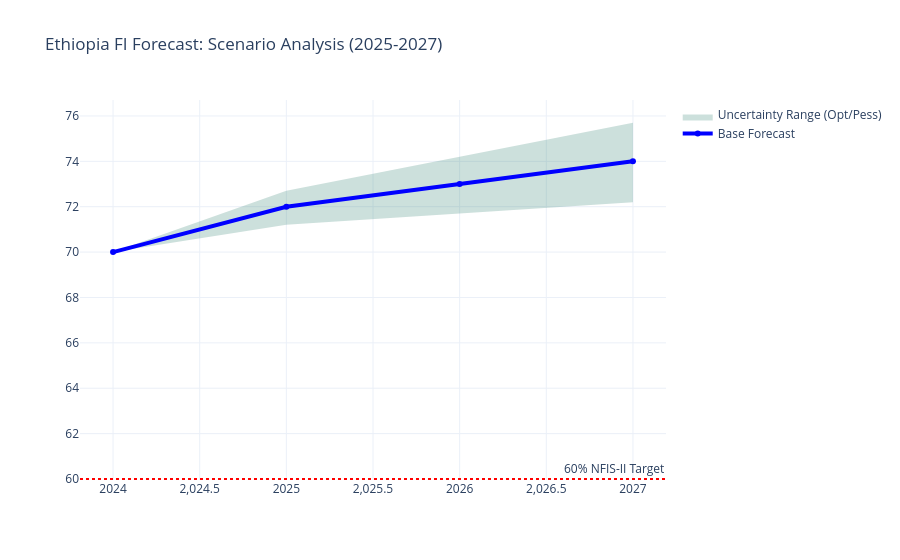

Notebook source saved alongside this figure:
### Code cell
fig = go.Figure()

# Plot Scenario Range (Shading)
fig.add_trace(go.Scatter(
    x=opt_fc['Year'].tolist() + pess_fc['Year'].tolist()[::-1],
    y=opt_fc['Total'].tolist() + pess_fc['Total'].tolist()[::-1],
    fill='toself', fillcolor='rgba(0,100,80,0.2)',
    line=dict(color='rgba(255,255,255,0)'),
    name='Uncertainty Range (Opt/Pess)'
))

# Plot Base Forecast
fig.add_trace(go.Scatter(x=base_fc['Year'], y=base_fc['Total'], name='Base Forecast', line=dict(color='blue', width=4)))

# Add Target Line
fig.add_hline(y=60, line_dash="dot", line_color="red", annotation_text="60% NFIS-II Target")

fig.update_layout(title="Ethiopia FI Forecast: Scenario Analysis (2025-2027)", template="plotly_white")
fig.show()

### Figure 1 — Plotly figure (JSON) as saved in the notebook; plotly's stock layout.template omitted (floating-point values rounded to 4 significant figures)
{"data": [{"fill": "toself", "fillcolor": "rgba(0,100,80,0.2)", "line": {"color": "rgba(255,255,255,0)"}, "name": "Uncertainty Range (Opt/Pess)", "type": "scatter", "x": [2024, 2025, 2026, 2027, 2027, 2026, 2025, 2024], "y": [70, 72.7, 74.2, 75.7, 72.2, 71.7, 71.2, 70]}, {"line": {"color": "blue", "width": 4}, "name": "Base Forecast", "type": "scatter", "x": [2024, 2025, 2026, 2027], "y": [70.0, 72.0, 73.0, 74.0]}], "layout": {"annotations": [{"showarrow": false, "text": "60% NFIS-II Target", "x": 1, "xanchor": "right", "xref": "x domain", "y": 60, "yanchor": "bottom", "yref": "y"}], "shapes": [{"line": {"color": "red", "dash": "dot"}, "type": "line", "x0": 0, "x1": 1, "xref": "x domain", "y0": 60, "y1": 60, "yref": "y"}], "title": {"text": "Ethiopia FI Forecast: Scenario Analysis (2025-2027)"}}}
